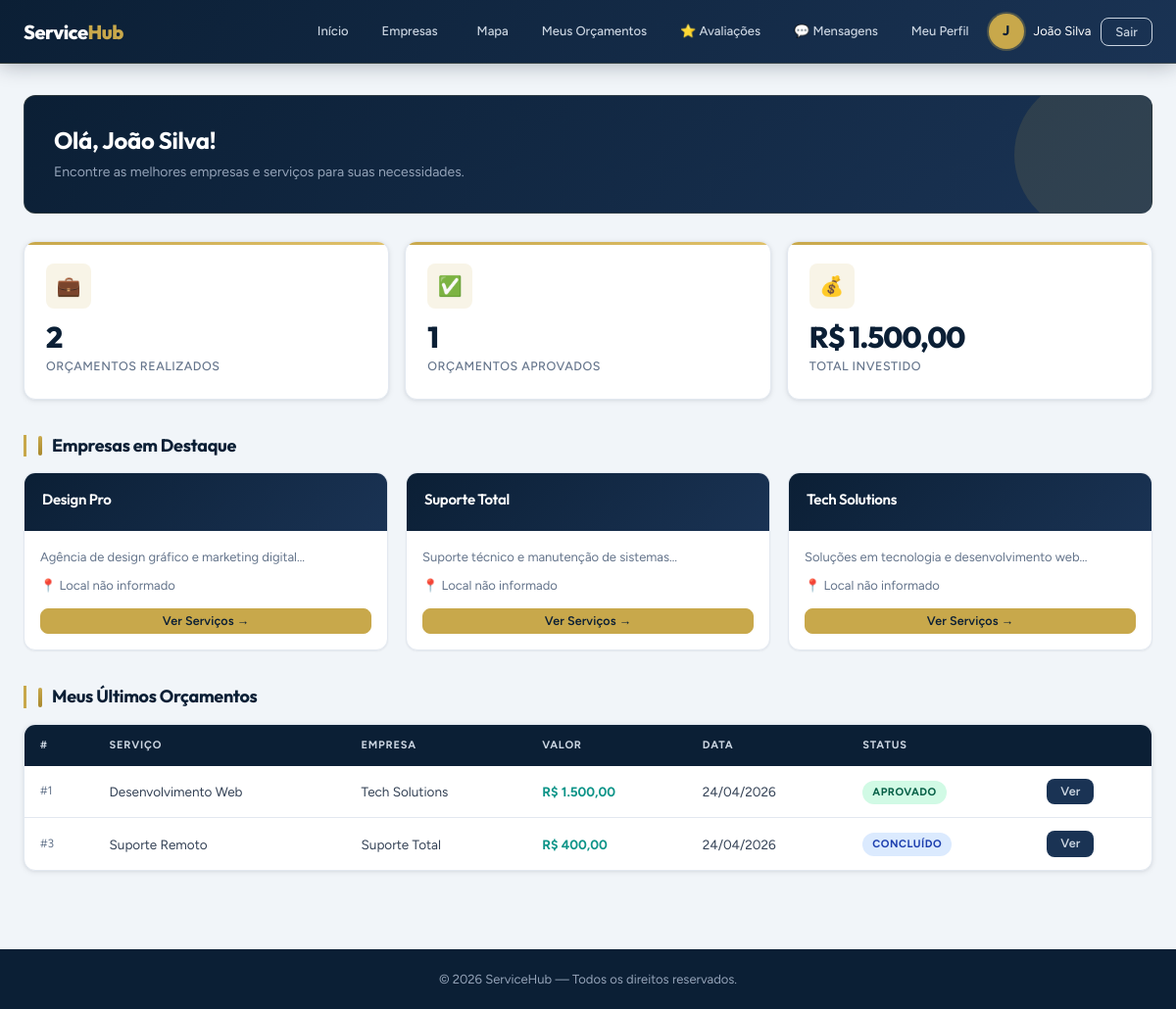
The app's page /dashboard_cliente.php (signed in) with its own data.
### tables this page shows
CREATE TABLE empresas (
    id INT AUTO_INCREMENT PRIMARY KEY,
    nome_empresa VARCHAR(100) NOT NULL,
    email VARCHAR(100) NOT NULL UNIQUE,
    senha VARCHAR(255) NOT NULL,
    cnpj VARCHAR(20) UNIQUE,
    telefone VARCHAR(20),
    endereco TEXT,
    descricao TEXT,
    logo VARCHAR(255),
    site VARCHAR(100),
    status TINYINT DEFAULT 1 COMMENT '1=Ativa, 0=Inativa',
    created_at TIMESTAMP DEFAULT CURRENT_TIMESTAMP,
    updated_at TIMESTAMP DEFAULT CURRENT_TIMESTAMP ON UPDATE CURRENT_TIMESTAMP
);

CREATE TABLE orcamentos (
    id INT AUTO_INCREMENT PRIMARY KEY,
    cliente_id INT NOT NULL,
    servico_id INT,
    empresa_id INT,
    quantidade INT DEFAULT 1,
    valor_total DECIMAL(10,2) NOT NULL DEFAULT 0,
    status ENUM('pendente','aprovado','rejeitado','concluido','expirado') DEFAULT 'pendente',
    observacoes TEXT,
    data_orcamento DATE NOT NULL,
    data_validade DATE,
    created_at TIMESTAMP DEFAULT CURRENT_TIMESTAMP,
    updated_at TIMESTAMP DEFAULT CURRENT_TIMESTAMP ON UPDATE CURRENT_TIMESTAMP,
    FOREIGN KEY (cliente_id) REFERENCES clientes(id) ON DELETE CASCADE,
    FOREIGN KEY (servico_id) REFERENCES servicos(id) ON DELETE SET NULL,
    FOREIGN KEY (empresa_id) REFERENCES empresas(id) ON DELETE SET NULL
);

CREATE TABLE servicos (
    id INT AUTO_INCREMENT PRIMARY KEY,
    empresa_id INT,
    nome VARCHAR(100) NOT NULL,
    descricao TEXT,
    valor DECIMAL(10,2) NOT NULL,
    duracao_estimada INT COMMENT 'Duração em horas',
    categoria VARCHAR(50),
    status TINYINT DEFAULT 1 COMMENT '1=Ativo, 0=Inativo',
    created_at TIMESTAMP DEFAULT CURRENT_TIMESTAMP,
    updated_at TIMESTAMP DEFAULT CURRENT_TIMESTAMP ON UPDATE CURRENT_TIMESTAMP,
    FOREIGN KEY (empresa_id) REFERENCES empresas(id) ON DELETE CASCADE
);

### dashboard_cliente.php (the view, shortened to what this page needs)
<?php
require_once 'includes/config.php';
require_once 'includes/functions.php';
$cid = $_SESSION['cliente_id'];
$empresas     = $pdo->query("SELECT * FROM empresas WHERE status=1 ORDER BY nome_empresa")->fetchAll();
$orcamentosStmt=$pdo->prepare("SELECT o.*,s.nome AS svc,e.nome_empresa AS emp FROM orcamentos o LEFT JOIN servicos s ON s.id=o.servico_id LEFT JOIN empresas e ON e.id=o.empresa_id WHERE o.cliente_id=? ORDER BY o.created_at DESC LIMIT 10");
$orcamentosStmt->execute([$cid]); $orcList=$orcamentosStmt->fetchAll();
$r=$pdo->prepare("SELECT COUNT(*) FROM orcamentos WHERE cliente_id=?"); $r->execute([$cid]); $totalOrc=$r->fetchColumn();
$r=$pdo->prepare("SELECT COUNT(*) FROM orcamentos WHERE cliente_id=? AND status='aprovado'"); $r->execute([$cid]); $totalAprov=$r->fetchColumn();
$r=$pdo->prepare("SELECT SUM(valor_total) FROM orcamentos WHERE cliente_id=? AND status='aprovado'"); $r->execute([$cid]); $gasto=$r->fetchColumn();
?>
<!DOCTYPE html>
<html lang="pt-BR">
<head>
  <link rel="stylesheet" href="css/estilo.css">
</head>
<body>
<nav class="dash-nav">
  <div class="inner">
    <div class="logo"><h1>Service<span class="logo-span">Hub</span></h1></div>
    <div class="nav-items">
      <a href="dashboard_cliente.php">Início</a>
      <a href="clientes/empresas.php">Empresas</a>
      <a href="clientes/mapa.php"><i class="fas fa-map-marked-alt"></i> Mapa</a>
      <a href="orcamentos/index.php?cliente=<?=$cid?>">Meus Orçamentos</a>
      <a href="avaliacoes/index.php">⭐ Avaliações</a>
      <a href="chat/index.php" id="navChat">💬 Mensagens</a>
      <a href="clientes/perfil.php">Meu Perfil</a>
      <div class="user-chip">
        <div class="avatar"><?= strtoupper(substr($_SESSION['cliente_nome'],0,1)) ?></div>
        <span style="color:#fff;font-size:13px;"><?= htmlspecialchars($_SESSION['cliente_nome']) ?></span>
        <a href="logout.php" class="btn btn-sm btn-ghost" style="color:var(--slate-lt);">Sair</a>
      </div>
    </div>
  </div>
</nav>
<div class="container">
  <div class="welcome-banner">
    <h1>Olá, <?= htmlspecialchars($_SESSION['cliente_nome']) ?>!</h1>
    <p>Encontre as melhores empresas e serviços para suas necessidades.</p>
  </div>
  <div class="stats-grid" style="margin-bottom:36px;">
    <div class="stat-card">
      <div class="stat-icon">💼</div>
      <div class="stat-number"><?=$totalOrc?></div>
      <div class="stat-label">Orçamentos realizados</div>
    </div>
    <div class="stat-card">
      <div class="stat-icon">✅</div>
      <div class="stat-number"><?=$totalAprov?></div>
      <div class="stat-label">Orçamentos aprovados</div>
    </div>
    <div class="stat-card">
      <div class="stat-icon">💰</div>
      <div class="stat-number"><?= formatMoney($gasto) ?></div>
      <div class="stat-label">Total investido</div>
    </div>
  </div>
  <h2 class="section-heading">Empresas em Destaque</h2>
  <div class="empresa-grid">
    <?php foreach (array_slice($empresas,0,6) as $e): ?>
    <div class="emp-card">
      <div class="emp-card-top">
        <h3><?= htmlspecialchars($e['nome_empresa']) ?></h3>
      </div>
      <div class="emp-card-body">
        <p><?= htmlspecialchars(mb_substr($e['descricao']??'',0,100)) ?>…</p>
        <p>📍 <?= htmlspecialchars($e['endereco']??'Local não informado') ?></p>
        <a href="clientes/empresa.php?id=<?=$e['id']?>" class="btn btn-primary btn-sm" style="width:100%;justify-content:center;margin-top:4px;">Ver Serviços →</a>
      </div>
    </div>
    <?php endforeach; ?>
  </div>
  <h2 class="section-heading">Meus Últimos Orçamentos</h2>
  <div class="table-wrap">
    <table>
      <thead><tr><th>#</th><th>Serviço</th><th>Empresa</th><th>Valor</th><th>Data</th><th>Status</th><th></th></tr></thead>
      <tbody>
        <?php foreach ($orcList as $o): ?>
        <tr>
          <td style="color:var(--text-muted);font-size:12px;">#<?=$o['id']?></td>
          <td><?= htmlspecialchars($o['svc'] ?? 'Serviço removido') ?></td>
          <td><?= htmlspecialchars($o['emp'] ?? 'Empresa removida') ?></td>
          <td><strong style="color:var(--teal);"><?= formatMoney($o['valor_total']) ?></strong></td>
          <td><?= formatDate($o['data_orcamento']) ?></td>
          <td><?= statusBadge($o['status']) ?></td>
          <td><a href="orcamentos/view.php?id=<?=$o['id']?>" class="btn btn-sm">Ver</a></td>
        </tr>
        <?php endforeach; ?>
      </tbody>
    </table>
  </div>
</div>
<footer style="background:var(--navy);color:var(--slate);text-align:center;padding:20px;margin-top:48px;font-size:13px;">
  © <?= date('Y') ?> ServiceHub — Todos os direitos reservados.
</footer>
</body>
</html>

### includes/functions.php (shortened to what this page needs)
<?php
function formatDate($date, $format = 'd/m/Y') {
    return (new DateTime($date))->format($format);
}
function formatMoney($value) {
    return 'R$ ' . number_format($value ?? 0, 2, ',', '.');
}
function statusBadge($status) {
    $map = [
        'pendente'  => ['label' => 'Pendente',  'class' => 'badge-pendente'],
        'aprovado'  => ['label' => 'Aprovado',  'class' => 'badge-aprovado'],
        'rejeitado' => ['label' => 'Rejeitado', 'class' => 'badge-rejeitado'],
        'concluido' => ['label' => 'Concluído', 'class' => 'badge-concluido'],
        'expirado'  => ['label' => 'Expirado',  'class' => 'badge-expirado'],
    ];
    $s = $map[$status] ?? ['label' => ucfirst($status), 'class' => 'badge-secondary'];
    return "<span class='badge {$s['class']}'>{$s['label']}</span>";
}

### dashboard_cliente.php (style rules this page uses)
.dash-nav { background:linear-gradient(135deg,var(--navy) 0%,var(--navy-soft) 100%); border-bottom:1px solid rgba(201,168,76,.2); position:sticky;top:0;z-index:200;box-shadow:0 2px 20px rgba(13,27,42,.3); }
.dash-nav .inner { max-width:1200px;margin:0 auto;padding:0 24px;display:flex;align-items:center;justify-content:space-between;min-height:64px;flex-wrap:wrap;gap:12px; }
.nav-items { display:flex;gap:6px;flex-wrap:wrap;align-items:center; }
.nav-items a { color:var(--slate-lt);font-size:13px;font-weight:500;padding:7px 14px;border-radius:var(--radius-sm);transition:all var(--transition); }
.welcome-banner { background:linear-gradient(135deg,var(--navy) 0%,var(--navy-soft) 100%);color:#fff;border-radius:var(--radius);padding:30px;margin-bottom:28px;border:1px solid rgba(201,168,76,.15); }
.welcome-banner h1 { font-size:24px;margin-bottom:6px; }
.welcome-banner p { color:var(--slate);font-size:14px; }
.section-heading { font-size:18px;margin-bottom:16px;border-left:3px solid var(--gold);padding-left:12px; }
.empresa-grid { display:grid;grid-template-columns:repeat(auto-fill,minmax(280px,1fr));gap:18px;margin-bottom:36px; }
.emp-card { background:#fff;border:1px solid var(--border);border-radius:var(--radius);overflow:hidden;transition:all var(--transition); }
.emp-card-top { background:linear-gradient(135deg,var(--navy),var(--navy-soft));padding:18px;color:#fff; }
.emp-card-top h3 { font-size:15px;margin-bottom:4px; }
.emp-card-body { padding:16px; }
.emp-card-body p { font-size:13px;color:var(--text-muted);margin-bottom:8px; }
.user-chip { display:flex;align-items:center;gap:10px; }
.avatar { width:36px;height:36px;background:var(--gold);border-radius:50%;display:flex;align-items:center;justify-content:center;font-weight:700;color:var(--navy);font-size:14px;flex-shrink:0; }

### records on screen
empresas: nome_empresa "Design Pro", descricao "Agência de design gráfico e marketing digital", endereco "Local não informado"
empresas: nome_empresa "Suporte Total", descricao "Suporte técnico e manutenção de sistemas", endereco "Local não informado"
empresas: nome_empresa "Tech Solutions", descricao "Soluções em tecnologia e desenvolvimento web", endereco "Local não informado", $e['id'] 1 (drawn)
orcamentos: id "1", servico.nome "Desenvolvimento Web", empresa.nome_empresa "Tech Solutions", valor_total "R$ 1.500,00", data_orcamento "24/04/2026", status "APROVADO"
orcamentos: id "3", servico.nome "Suporte Remoto", empresa.nome_empresa "Suporte Total", valor_total "R$ 400,00", data_orcamento "24/04/2026", status "CONCLUÍDO"

### other values on screen
substr($_SESSION['cliente_nome'],0,1) "J"
$_SESSION['cliente_nome'] "João Silva"
$totalOrc "2"
$totalAprov "1"
formatMoney($gasto) "R$ 1.500,00"
